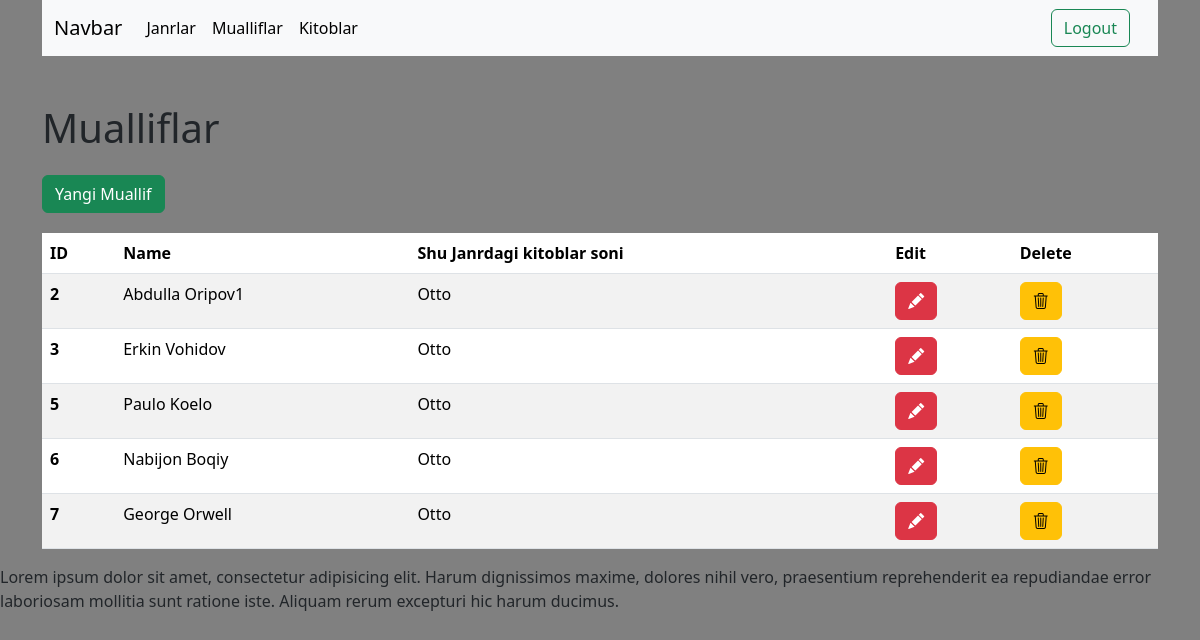
The app's page /muallif (signed in) with its own data.
### tables this page shows
CREATE TABLE `muallif` (
  `id` int NOT NULL,
  `name` varchar(255) NOT NULL
);

### App/Helpers/Views.php (called while the page is built, shortened)
<?php
class Views{
    public static $view = 'main';
    public static function make($view,$action,$models = []){
        include dirname(__DIR__) . '/Views/' . $view . '.php';
        $content = ob_get_clean();
        include dirname(__DIR__).'/Views/'.self::$view.'.php';
    }
}
?>

### App/Helpers/helper.php (called while the page is built, shortened)
<?php
if(!function_exists('view')){
    function view($view,$title,$models = []){
        Views::make($view,$title,$models);
    }
}
?>

### App/Controllers/MuallifController.php (called while the page is built, shortened)
<?php
class MuallifController
{
    public function index()
    {
        $models = Muallif::all();
        return view('Muallif/index', 'Students', $models);
    }
}

### App/App.php (called while the page is built, shortened)
<?php
class App{
    public function run(){
        $request = new Request;
        $route = new Route($request);
        return $route->action();
    }
}
?>

### index.php (called while the page is built, shortened)
<?php
include "autoload.php";
include "App/Helpers/helper.php";
$app = new App();
$app->run();
?>

### App/Databases/Database.php (called while the page is built, shortened)
<?php
class Database
{
    protected static $host = "localhost";
    protected static $dbname = "kutubxona";
    protected static $user = "root";
    protected static $password = "root";
    public static function connect()
    {
        return new PDO("mysql:host=" . self::$host . ";dbname=" . self::$dbname, self::$user, self::$password);
    }
}

### App/Models/Model.php (called while the page is built, shortened)
<?php
class Model extends Database
{
    public static $table;
    public static function all()
    {
        $sql = "SELECT * FROM " . static::$table;
        $query = self::connect()->query($sql);
        return $query->fetchAll(PDO::FETCH_OBJ);
    }
}

### autoload.php (called while the page is built, shortened)
<?php
spl_autoload_register(function($class){
    $class = str_replace('App\\', '', $class);
    $path = __DIR__. '/App/' . str_replace('\\', '/', $class) . '.php';
});
?>

### App/Routes/Request.php (called while the page is built, shortened)
<?php
class Request{
    public function url(){
        $path = $_SERVER['REQUEST_URI'] ?? '/';
        return str_contains($path,'?') ? explode('?',$path)[0] : $path;
    }
    public function call(){
        return strtolower($_SERVER['REQUEST_METHOD']);
    }
}
?>

### App/Helpers/Auth.php (called while the page is built, shortened)
<?php
class Auth{
    public static function check(){
        if(isset($_SESSION['auth'])){
            return true;
        }
        return false;
    }
}
?>

### App/Views/Muallif/index.php (the view, shortened to what this page needs)
<h1>Mualliflar</h1>
<form action="/mcreate" method="post">
    <button type="submit" class="btn btn-success" style="margin-top: 15px;margin-bottom:20px;">Yangi Muallif</button>
</form>
<table class="table table-striped">
    <thead>
        <tr>
            <th scope="col">ID</th>
            <th scope="col">Name</th>
            <th scope="col">Shu Janrdagi kitoblar soni</th>
            <th scope="col">Edit</th>
            <th scope="col">Delete</th>
        </tr>
    </thead>
    <tbody>
        <?php
        foreach ($models as $model) { ?>
            <tr>
                <th scope="row"><?= $model->id ?></th>
                <td><?= $model->name ?></td>
                <td>Otto</td>
                <td>
                    <form action="/medit" method="post">
                        <button type="submit" name="ok" class="btn btn-danger"><i class="bi bi-pencil-fill"></i></button>
                    </form>
                </td>
                <td>
                    <form action="/mdelete" method="post">
                        <button type="submit" name="ok" class="btn btn-warning"><i class="bi bi-trash3"></i></button>
                    </form>
                </td>
            </tr>
        <?php }
        ?>
    </tbody>
</table>

### App/Routes/Route.php (shortened to what this page needs)
<?php
class Route{
    public $request;
    public static array $routes = [];
    public function __construct(Request $request)
    {
        $this->request = $request;
    }
    public static function get($path,$action){
        self::$routes['get'][$path] = $action;
    }
    public static function post($path,$action){
        self::$routes['post'][$path]  =$action;
    }
    public function action(){
        $path = $this->request->url();
        $method = $this->request->call();
        $action = self::$routes[$method][$path] ?? false;
        if(is_array($action)){
            $controller = new $action[0]();
            $controller->{$action[1]}();
        }
    }
}
?>

### App/Views/main.php (shortened to what this page needs)
<!doctype html>
<html lang="en">
<head>
    <link rel="stylesheet" href="https://cdn.jsdelivr.net/npm/bootstrap-icons@1.11.3/font/bootstrap-icons.min.css">
    <link href="https://cdn.jsdelivr.net/npm/bootstrap@5.3.3/dist/css/bootstrap.min.css" rel="stylesheet">
</head>
<body style="background-color: grey;">
    <div class="container">
        <nav class="navbar navbar-expand-lg bg-body-tertiary navbar-bg-secondary">
            <div class="container-fluid">
                <a class="navbar-brand" href="/">Navbar</a>
                <div class="collapse navbar-collapse" id="navbarSupportedContent">
                    <ul class="navbar-nav me-auto mb-2 mb-lg-0">
                        <li class="nav-item">
                            <a class="nav-link active" aria-current="page" href="/">Janrlar</a>
                        </li>
                        <li class="nav-item">
                            <a class="nav-link active" aria-current="page" href="/muallif">Mualliflar</a>
                        </li>
                        <li class="nav-item">
                            <a class="nav-link active" aria-current="page" href="/kitob">Kitoblar</a>
                        </li>
                    </ul>
                    <?php
                    if (check()) { ?>
                        <a href="/login"><button class="btn btn-outline-success me-3" type="submit">Login</button></a>
                        <a href="/register"><button class="btn btn-outline-success me-3" type="submit">Register</button></a>
                    <?php } else { ?>
                        <a href="/logout"><button class="btn btn-outline-success me-3" type="submit">Logout</button></a>
                    <?php }
                    ?>
                </div>
            </div>
        </nav>
    </div>
    <div class="container mt-5">
        <?= $content ?>
    </div>
    <footer>
        <p>Lorem ipsum dolor sit amet, consectetur adipisicing elit. Harum dignissimos maxime,
            dolores nihil vero, praesentium reprehenderit ea repudiandae error laboriosam mollitia sunt ratione iste. Aliquam rerum excepturi hic harum ducimus.</p>
    </footer>
</body>
</html>

### records on screen
muallif: id "2", name "Abdulla Oripov1"
muallif: id "3", name "Erkin Vohidov"
muallif: id "5", name "Paulo Koelo"
muallif: id "6", name "Nabijon Boqiy"
muallif: id "7", name "George Orwell"
